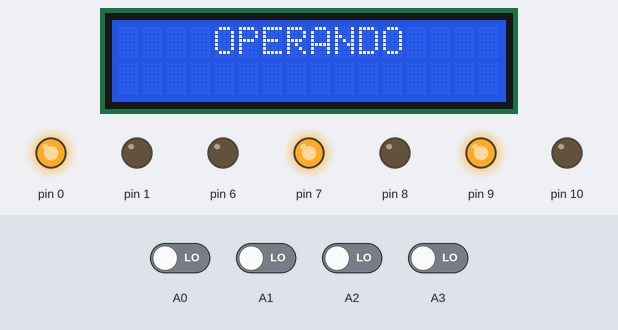
Recording of a sketch running on a simulated Arduino Uno, built with avr-gcc and run on an emulated ATmega328P. Parts: 16×2 character LCD, output pins drawn as LEDs (lit = HIGH). Inputs (shaded band) come from the test bench; at power-on: A0–3 LOW.

Above: at 1.2 s.
1.3 s: A1 driven HIGH
At 2.9 s:
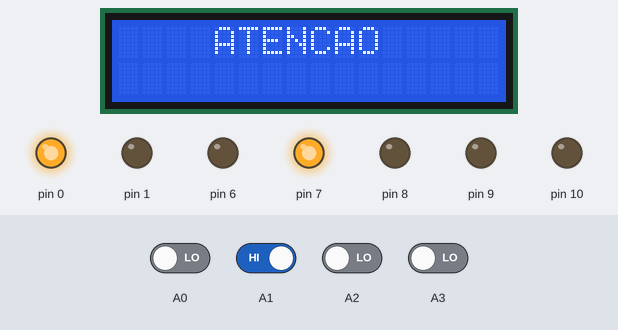
4.3 s: A0 driven HIGH
At 5.8 s:
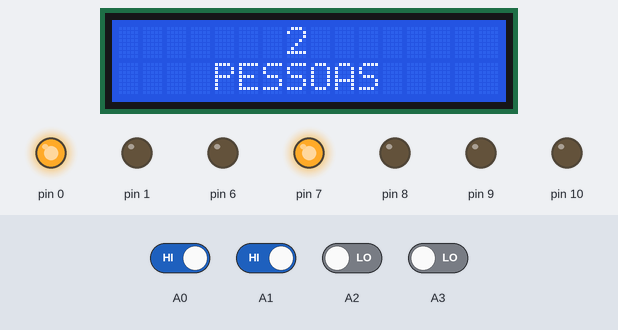
7.3 s: A2 driven HIGH
At 8.9 s:
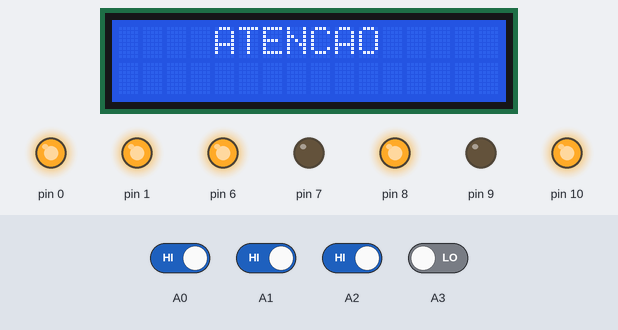
10.3 s: A3 driven HIGH
At 11.9 s:
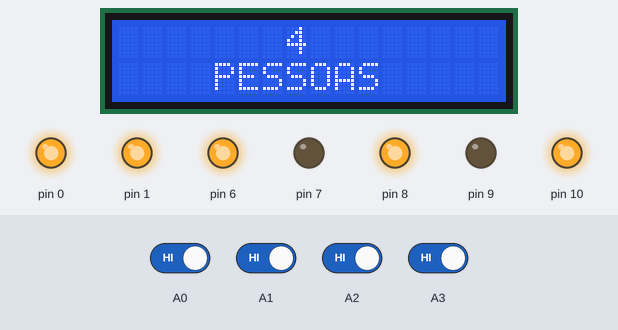
13.3 s: A1 driven LOW
At 15.0 s:
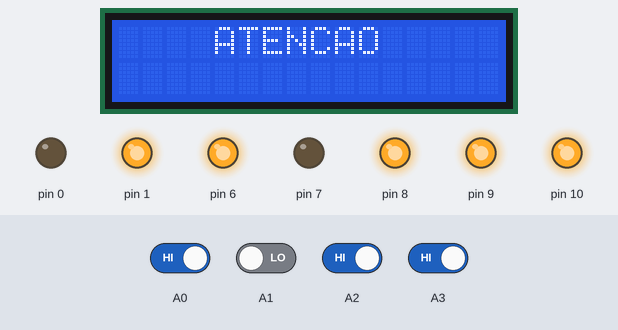
16.3 s: A2 driven LOW
At 18.0 s:
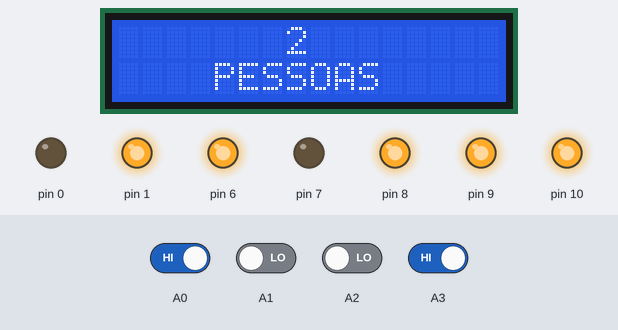
Timing chart, 0 to 19.8 s (numbered marks = the images above; inputs shaded):
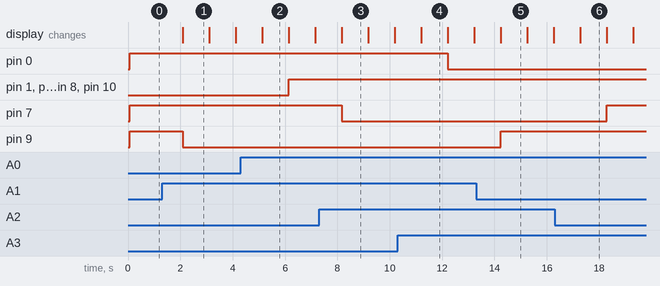

Measured:
- after the input at 1.3 s, pin 9: HIGH → LOW after 0.79 s; the display: changes after 0.79 s (image 1)
- after the input at 4.3 s, pin 1, pin 6, pin 8, pin 10: LOW → HIGH after 1.8 s; the display: changes after 0.83 s (image 2)
- after the input at 7.3 s, pin 7: HIGH → LOW after 0.86 s
- after the input at 10.3 s, pin 0: HIGH → LOW after 1.9 s; the display: changes after 0.91 s (image 4)
- after the input at 13.3 s, pin 9: LOW → HIGH after 0.94 s
- after the input at 16.3 s, pin 7: LOW → HIGH after 2.0 s; the display: changes after 0.98 s (image 6)
- what the display in image 1 shows lasts 1.0 s, from 2.1 s to 3.1 s

The sketch:

Copy_of_Estacionamento_11.ino
```cpp
#include <LiquidCrystal.h>
LiquidCrystal lcd(12, 11, 5, 4, 3, 2);

void setup ()
   {
  lcd.begin(16,2); //config do lcd

  pinMode(0, OUTPUT);
  pinMode(1, OUTPUT);
  pinMode(A3, INPUT);
  pinMode(6, OUTPUT);
  pinMode(7, OUTPUT);
  pinMode(A2, INPUT);
  pinMode(8, OUTPUT);
  pinMode(9, OUTPUT);
  pinMode(A1, INPUT);
  pinMode (10, OUTPUT);
  pinMode(A0, INPUT);
  }


void loop ()
   {
  // mesagem no lcd
  if (digitalRead (A3)+ digitalRead (A2)+ digitalRead (A1)+digitalRead (A0)==0) lcd.clear();
  lcd.setCursor(4,0);  //posiciona cursor na coluna 4 linha 1 do LCD.
  if (digitalRead (A3)+ digitalRead (A2)+ digitalRead (A1)+digitalRead (A0)==0) lcd.print ("OPERANDO");
  lcd.home();

  //codigos que acendem os leds
  digitalWrite(1, digitalRead (A3));
  digitalWrite(1, digitalRead (A3)+ digitalRead(A1)+ digitalRead (A2)+ digitalRead (A0) >=2);
  digitalWrite(0,!digitalRead (A3));

  digitalWrite(6, digitalRead (A2));
  digitalWrite(6, digitalRead (A3)+ digitalRead(A1)+ digitalRead (A2)+ digitalRead (A0)>=2);
  digitalWrite(7,!digitalRead (A2));


  digitalWrite(8, digitalRead (A1));
  digitalWrite(8, digitalRead (A3)+ digitalRead(A1)+ digitalRead (A2)+ digitalRead (A0)>=2);
  digitalWrite(9,!digitalRead (A1));


  digitalWrite (10, digitalRead(A3)+ digitalRead (A2)+ digitalRead (A1)+digitalRead (A0)>=2);


  if ( digitalRead (A3)+ digitalRead (A2)+ digitalRead (A1)+digitalRead (A0)>=1) lcd.clear();
  lcd.setCursor(4,0);
   if ( digitalRead (A3)+ digitalRead (A2)+ digitalRead (A1)+digitalRead (A0)>=1) lcd.print ("ATENCAO");
     lcd.home();
      for (int x=0; x < 1000; x++) {     // Wait for 1 second
      delay(1);
       }

  if ( digitalRead (A3)+ digitalRead (A2)+ digitalRead (A1)+digitalRead (A0)>=1) lcd.clear();
  lcd.setCursor(7,0);
   if ( digitalRead (A3)+ digitalRead (A2)+ digitalRead (A1)+digitalRead (A0)>=1) lcd.print ( digitalRead (A3)+ digitalRead (A2)+ digitalRead (A1)+digitalRead (A0));
    lcd.home();

  lcd.setCursor(4,1);  //posiciona cursor na coluna 4 linha 2 do LCD.
   if ( digitalRead (A3)+ digitalRead (A2)+ digitalRead (A1)+digitalRead (A0)>=1) lcd.print ("PESSOAS");
    lcd.home();
     for (int x=0; x < 1000; x++) {     // Wait for 1 second
      delay(1);
       }
  }
```
